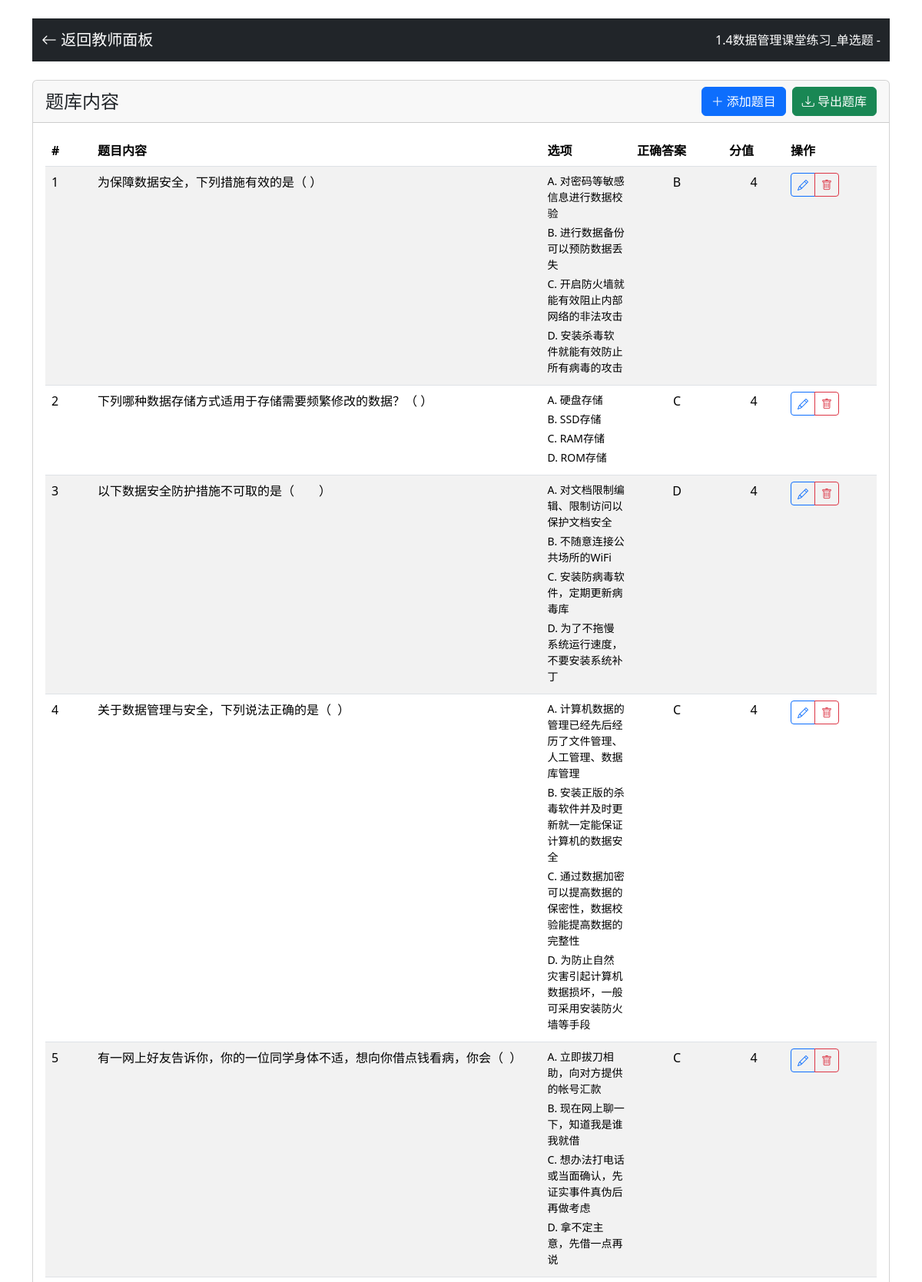
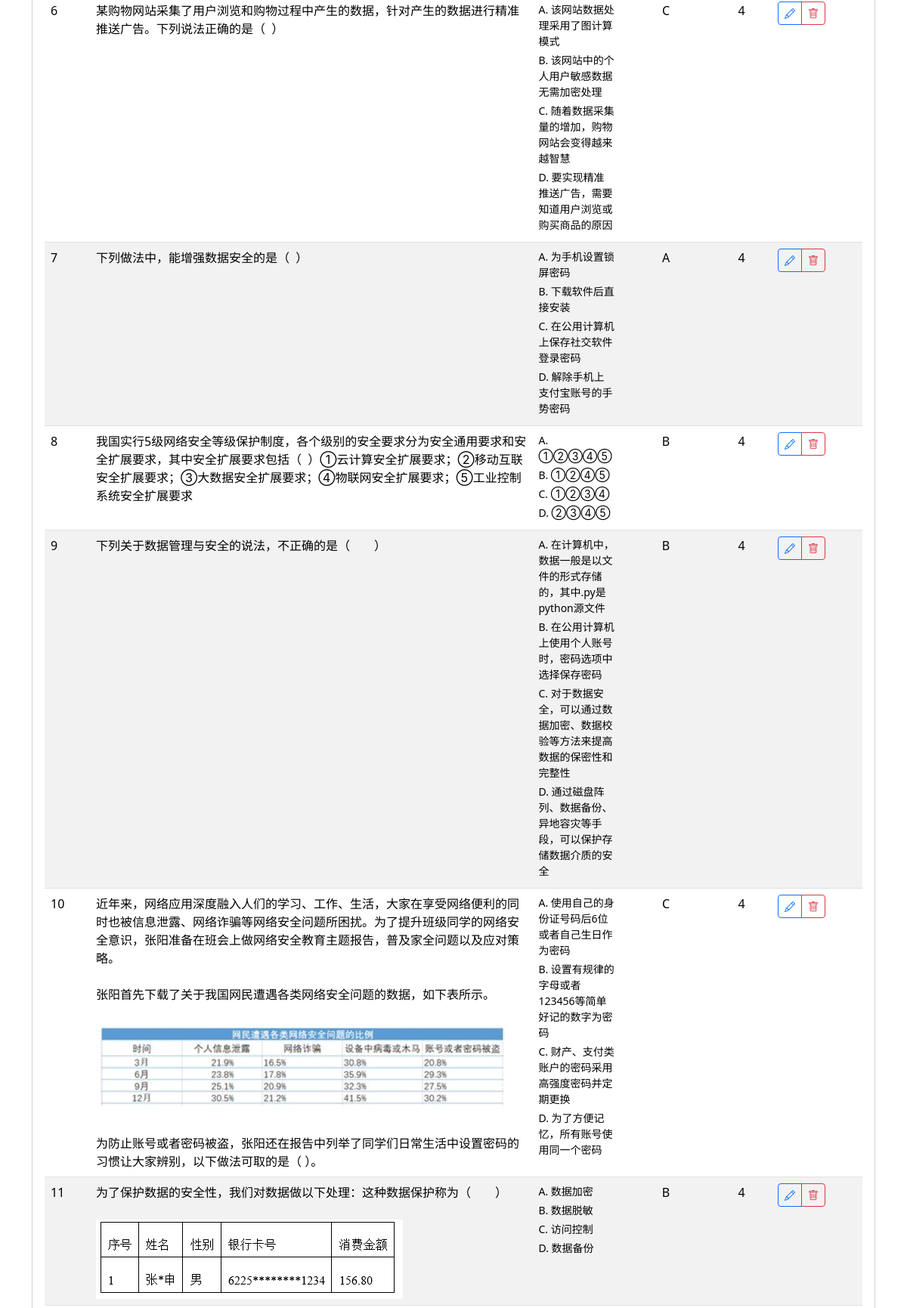
The page /teacher/bank/8 (signed in, upper part) on the database its author committed (2 pictures, top to bottom).
### app.py (models this page shows)
class QuestionBank(db.Model):
    id = db.Column(db.Integer, primary_key=True)
    name = db.Column(db.String(100), nullable=False)
    question_type = db.Column(db.String(20), nullable=False)  # 'single_choice', 'multiple_choice', ...
    created_at = db.Column(db.DateTime, default=datetime.utcnow)
    questions = db.relationship('Question', backref='bank', lazy=True, cascade="all, delete-orphan")

class Question(db.Model):
    id = db.Column(db.Integer, primary_key=True)
    question_type = db.Column(db.String(20), nullable=False)
    content = db.Column(db.Text, nullable=False)
    image_path = db.Column(db.String(200))  # 题目配图
    option_a = db.Column(db.String(200))
    option_b = db.Column(db.String(200))
    option_c = db.Column(db.String(200))
    option_d = db.Column(db.String(200))
    option_e = db.Column(db.String(200))
    correct_answer = db.Column(db.String(200), nullable=False)
    score = db.Column(db.Integer, nullable=False)
    explanation = db.Column(db.Text)
    created_at = db.Column(db.DateTime, default=datetime.utcnow)
    bank_id = db.Column(db.Integer, db.ForeignKey('question_bank.id'), nullable=False)

### app.py (the view)
@app.route('/teacher/bank/<int:bank_id>')
def teacher_bank(bank_id):
    if 'role' not in session or session['role'] != 'teacher':
        return redirect(url_for('teacher_login'))
    bank = QuestionBank.query.get_or_404(bank_id)
    questions = Question.query.filter_by(bank_id=bank_id).all()
    return render_template('bank_content.html', bank=bank, questions=questions)

### templates/bank_content.html (shortened to what this page needs)
<!DOCTYPE html>
<html lang="zh">
<head>
    <link href="{{ url_for('static', filename='bootstrap/css/bootstrap.min.css') }}" rel="stylesheet">
    <link href="{{ url_for('static', filename='bootstrap-icons/font/bootstrap-icons.css') }}" rel="stylesheet">
</head>
<body class="container mt-4">
    <nav class="navbar navbar-expand-lg navbar-dark bg-dark mb-4">
        <div class="container">
            <a class="navbar-brand" href="{{ url_for('teacher_dashboard') }}">
                <i class="bi bi-arrow-left"></i> 返回教师面板
            </a>
            <span class="navbar-text text-white">
                {{ bank.name }} - {{ bank.question_type_display }}
            </span>
        </div>
    </nav>
    <div class="card">
        <div class="card-header d-flex justify-content-between align-items-center">
            <h4 class="mb-0">题库内容</h4>
            <div class="d-flex align-items-center">
                <button class="btn btn-primary me-2" onclick="addQuestion()">
                    <i class="bi bi-plus-lg"></i> 添加题目
                </button>
                <a class="btn btn-success" href="/export_bank/{{ bank.id }}" target="_blank">
                    <i class="bi bi-download"></i> 导出题库
                </a>
            </div>
        </div>
        <div class="card-body">
            <div class="table-responsive">
                <table class="table table-striped">
                    <thead>
                        <tr>
                            <th style="width: 60px">#</th>
                            <th>题目内容</th>
                            {% if bank.question_type in ['single_choice', 'multiple_choice'] %}
                            <th>选项</th>
                            {% endif %}
                            <th style="width: 120px">正确答案</th>
                            <th style="width: 80px">分值</th>
                            <th style="width: 120px">操作</th>
                        </tr>
                    </thead>
                    <tbody>
                        {% for question in questions %}
                        <tr>
                            <td>{{ loop.index }}</td>
                            <td>{{ question.content|replace('\n', '<br>')|safe }}</td>
                            {% if bank.question_type in ['single_choice', 'multiple_choice'] %}
                            <td>
                                <div class="small">
                                    <div class="mb-1">A. {{ question.option_a }}</div>
                                    <div class="mb-1">B. {{ question.option_b }}</div>
                                    <div class="mb-1">C. {{ question.option_c }}</div>
                                    <div class="mb-1">D. {{ question.option_d }}</div>
                                </div>
                            </td>
                            {% endif %}
                            <td class="text-center">{{ question.correct_answer }}</td>
                            <td class="text-center">{{ question.score }}</td>
                            <td>
                                <div class="btn-group btn-group-sm">
                                    <button class="btn btn-outline-primary" onclick="editQuestion({{ question.id }})">
                                        <i class="bi bi-pencil"></i>
                                    </button>
                                    <button class="btn btn-outline-danger" onclick="deleteQuestion({{ question.id }})">
                                        <i class="bi bi-trash"></i>
                                    </button>
                                </div>
                            </td>
                        </tr>
                        {% endfor %}
                    </tbody>
                </table>
            </div>
        </div>
    </div>
</body>
</html>

### rows shown on the page
QuestionBank: name "1.4数据管理课堂练习_单选题"
Question: content "为保障数据安全，下列措施有效的是（ ）", option_a "对密码等敏感信息进行数据校验", option_b "进行数据备份可以预防数据丢失", option_c "开启防火墙就能有效阻止内部网络的非法攻击", option_d "安装杀毒软件就能有效防止所有病毒的攻击", correct_answer "B", score "4"
Question: content "下列哪种数据存储方式适用于存储需要频繁修改的数据？（ ）", option_a "硬盘存储", option_b "SSD存储", option_c "RAM存储", option_d "ROM存储", correct_answer "C", score "4"
Question: content "以下数据安全防护措施不可取的是（ ）", option_a "对文档限制编辑、限制访问以保护文档安全", option_b "不随意连接公共场所的Wi­Fi", option_c "安装防病毒软件，定期更新病毒库", option_d "为了不拖慢系统运行速度，不要安装系统补丁", correct_answer "D", score "4"
Question: content "关于数据管理与安全，下列说法正确的是（ ）", option_a "计算机数据的管理已经先后经历了文件管理、人工管理、数据库管理", option_b "安装正版的杀毒软件并及时更新就一定能保证计算机的数据安全", option_c "通过数据加密可以提高数据的保密性，数据校验能提高数据的完整性", option_d "为防止自然灾害引起计算机数据损坏，一般可采用安装防火墙等手段", correct_answer "C", score "4"
Question: content "有一网上好友告诉你，你的一位同学身体不适，想向你借点钱看病，你会（ ）", option_a "立即拔刀相助，向对方提供的帐号汇款", option_b "现在网上聊一下，知道我是谁我就借", option_c "想办法打电话或当面确认，先证实事件真伪后再做考虑", option_d "拿不定主意，先借一点再说", correct_answer "C", score "4"
Question: content "某购物网站采集了用户浏览和购物过程中产生的数据，针对产生的数据进行精准推送广告。下列说法正确的是（ ）", option_a "该网站数据处理采用了图计算模式", option_b "该网站中的个人用户敏感数据无需加密处理", option_c "随着数据采集量的增加，购物网站会变得越来越智慧", option_d "要实现精准推送广告，需要知道用户浏览或购买商品的原因", correct_answer "C", score "4"
Question: content "下列做法中，能增强数据安全的是（ ）", option_a "为手机设置锁屏密码", option_b "下载软件后直接安装", option_c "在公用计算机上保存社交软件登录密码", option_d "解除手机上支付宝账号的手势密码", correct_answer "A", score "4"
Question: content "我国实行5级网络安全等级保护制度，各个级别的安全要求分为安全通用要求和安全扩展要求，其中安全扩展要求包括（ ）①云计算安全扩展要求；②移动互联安全扩展要求；③大数据安全扩展要求；④物联网安全扩展要求；⑤工业控制系统安全扩展要求", option_a "①②③④⑤", option_b "①②④⑤", option_c "①②③④", option_d "②③④⑤", correct_answer "B", score "4"
Question: content "下列关于数据管理与安全的说法，不正确的是（ ）", option_a "在计算机中，数据一般是以文件的形式存储的，其中.py是python源文件", option_b "在公用计算机上使用个人账号时，密码选项中选择保存密码", option_c "对于数据安全，可以通过数据加密、数据校验等方法来提高数据的保密性和完整性", option_d "通过磁盘阵列、数据备份、异地容灾等手段，可以保护存储数据介质的安全", correct_answer "B", score "4"
Question: content "近年来，网络应用深度融入人们的学习、工作、生活，大家在享受网络便利的同时也被信息泄露、网络诈骗等网络安全问题所困扰。为了提升班级同学的网络安全意识，张阳准备在班会上做网络安全教育主题报告，普及家全问题以及应对策略。 张阳首先下载了关于我国网民遭遇各类网络安全问题的数据，如下表所示。 为防止账号或者密码被盗，张阳还在报告中列举了同学们日常生活中设置密码的习惯让大家辨别，以下做法可取的是（ ）。", content (picture), option_a "使用自己的身份证号码后6位或者自己生日作为密码", option_b "设置有规律的字母或者123456等简单好记的数字为密码", option_c "财产、支付类账户的密码采用高强度密码并定期更换", option_d "为了方便记忆，所有账号使用同一个密码", correct_answer "C", score "4"
Question: content "为了保护数据的安全性，我们对数据做以下处理：这种数据保护称为（ ）", content (picture), option_a "数据加密", option_b "数据脱敏", option_c "访问控制", option_d "数据备份", correct_answer "B", score "4"
